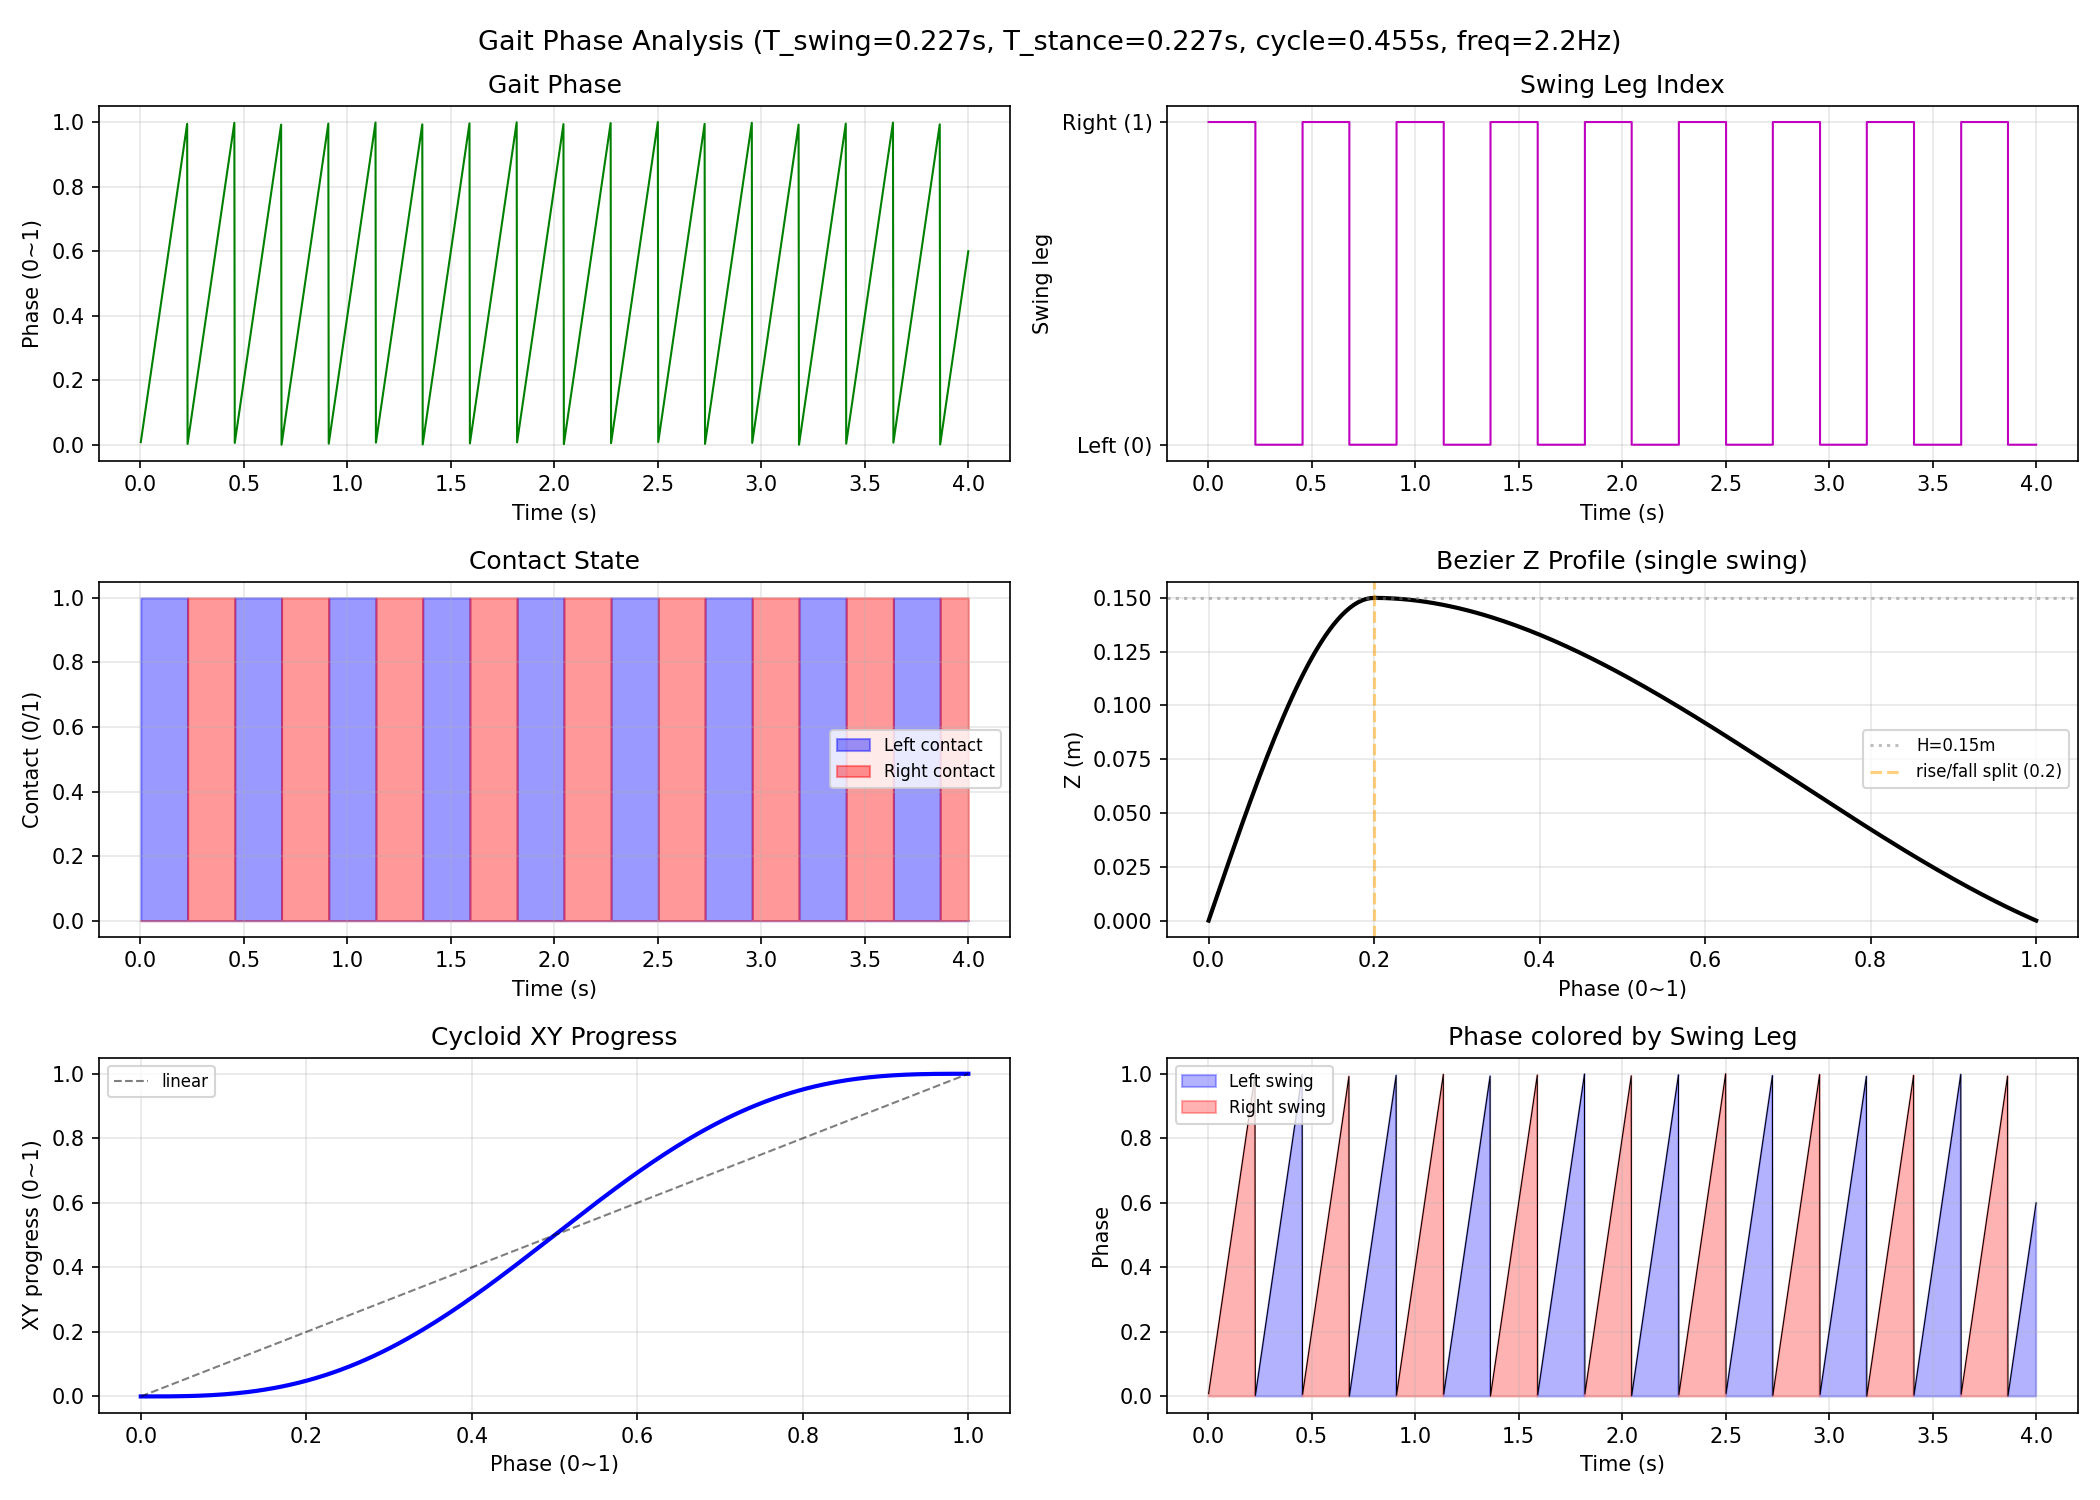

Write the Python code that produced this figure.
"""
Layer1 Gait Phase 시각화

- Phase (0~1) 시계열
- Swing leg index (0=left, 1=right)
- Contact state (left/right)
- Cycloid X 진행률
- Bezier Z 프로파일 (단일 swing 주기)
"""

import sys
import os
sys.path.insert(0, os.path.join(os.path.dirname(__file__), '..'))

import numpy as np
import matplotlib.pyplot as plt

from Layer1 import GaitGenerator
from config import dt, t_swing, t_stance, foot_height


def main():
    layer1 = GaitGenerator(T_s=t_swing, T_st=t_stance)

    SIM_TIME = 4.0
    n_steps = int(SIM_TIME / dt)

    log_time = []
    log_phase = []
    log_swing_leg = []
    log_contact_L = []
    log_contact_R = []

    sim_time = 0.0
    for _ in range(n_steps):
        sim_time += dt
        phase, contact_state, swing_leg_idx = layer1.state_machine(dt, sim_time)

        log_time.append(sim_time)
        log_phase.append(phase)
        log_swing_leg.append(swing_leg_idx)
        log_contact_L.append(contact_state[0])
        log_contact_R.append(contact_state[1])

    t = np.array(log_time)
    phase = np.array(log_phase)
    swing = np.array(log_swing_leg)
    cL = np.array(log_contact_L)
    cR = np.array(log_contact_R)

    # Bezier Z 프로파일 (단일 주기, phase 0→1)
    p_range = np.linspace(0, 1, 200)
    z_bezier = np.array([layer1.Bezier_Curve_interpolation(p) for p in p_range])

    # Cycloid XY 진행률 (단일 주기)
    theta_range = 2 * np.pi * p_range
    cycloid = (theta_range - np.sin(theta_range)) / (2 * np.pi)

    fig, axes = plt.subplots(3, 2, figsize=(14, 10))

    # --- 1. Phase ---
    ax = axes[0, 0]
    ax.plot(t, phase, 'g-', linewidth=1)
    ax.set_xlabel('Time (s)')
    ax.set_ylabel('Phase (0~1)')
    ax.set_title('Gait Phase')
    ax.grid(True, alpha=0.3)

    # --- 2. Swing leg ---
    ax = axes[0, 1]
    ax.step(t, swing, 'm-', linewidth=1, where='post')
    ax.set_xlabel('Time (s)')
    ax.set_ylabel('Swing leg')
    ax.set_yticks([0, 1])
    ax.set_yticklabels(['Left (0)', 'Right (1)'])
    ax.set_title('Swing Leg Index')
    ax.grid(True, alpha=0.3)

    # --- 3. Contact state ---
    ax = axes[1, 0]
    ax.fill_between(t, 0, cL, alpha=0.4, color='blue', step='post', label='Left contact')
    ax.fill_between(t, 0, cR, alpha=0.4, color='red', step='post', label='Right contact')
    ax.set_xlabel('Time (s)')
    ax.set_ylabel('Contact (0/1)')
    ax.set_title('Contact State')
    ax.legend(fontsize=8)
    ax.grid(True, alpha=0.3)

    # --- 4. Bezier Z 프로파일 ---
    ax = axes[1, 1]
    ax.plot(p_range, z_bezier, 'k-', linewidth=2)
    ax.axhline(y=foot_height, color='gray', linestyle=':', alpha=0.5, label=f'H={foot_height}m')
    ax.axvline(x=0.2, color='orange', linestyle='--', alpha=0.5, label='rise/fall split (0.2)')
    ax.set_xlabel('Phase (0~1)')
    ax.set_ylabel('Z (m)')
    ax.set_title('Bezier Z Profile (single swing)')
    ax.legend(fontsize=8)
    ax.grid(True, alpha=0.3)

    # --- 5. Cycloid XY 진행률 ---
    ax = axes[2, 0]
    ax.plot(p_range, cycloid, 'b-', linewidth=2)
    ax.plot(p_range, p_range, 'k--', linewidth=1, alpha=0.5, label='linear')
    ax.set_xlabel('Phase (0~1)')
    ax.set_ylabel('XY progress (0~1)')
    ax.set_title('Cycloid XY Progress')
    ax.legend(fontsize=8)
    ax.grid(True, alpha=0.3)

    # --- 6. Phase vs Swing leg (combined) ---
    ax = axes[2, 1]
    # 왼발 swing 구간 하이라이트
    left_swing = swing == 0
    right_swing = swing == 1
    ax.fill_between(t, 0, phase, where=left_swing, alpha=0.3, color='blue', label='Left swing')
    ax.fill_between(t, 0, phase, where=right_swing, alpha=0.3, color='red', label='Right swing')
    ax.plot(t, phase, 'k-', linewidth=0.5)
    ax.set_xlabel('Time (s)')
    ax.set_ylabel('Phase')
    ax.set_title('Phase colored by Swing Leg')
    ax.legend(fontsize=8)
    ax.grid(True, alpha=0.3)

    cycle = t_swing + t_stance
    plt.suptitle(
        f'Gait Phase Analysis (T_swing={t_swing:.3f}s, T_stance={t_stance:.3f}s, cycle={cycle:.3f}s, freq={1/cycle:.1f}Hz)',
        fontsize=13
    )
    plt.tight_layout()
    plt.savefig('plot_leg_phase.png', dpi=150)
    print("[INFO] Saved plot_leg_phase.png")
    plt.show()


if __name__ == "__main__":
    main()
